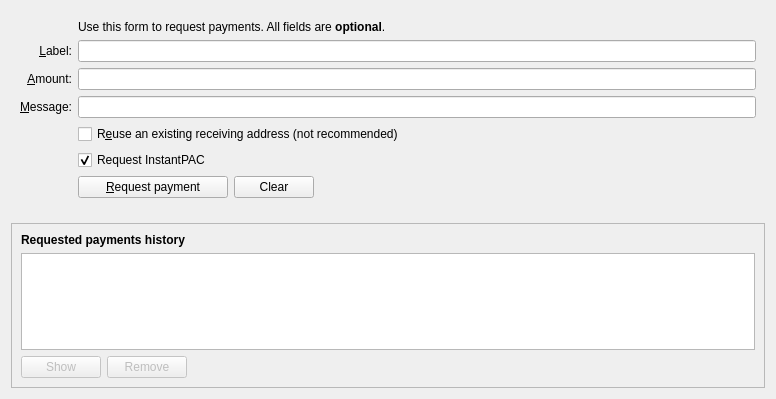
<?xml version="1.0" encoding="UTF-8"?>
<ui version="4.0">
 <class>ReceiveCoinsDialog</class>
 <widget class="QWidget" name="ReceiveCoinsDialog">
  <property name="geometry">
   <rect>
    <x>0</x>
    <y>0</y>
    <width>776</width>
    <height>399</height>
   </rect>
  </property>
  <property name="class" stdset="0">
   <string>container</string>
  </property>
  <layout class="QVBoxLayout" name="verticalLayout" stretch="0,0,1">
   <item>
    <widget class="QFrame" name="frame2">
     <property name="sizePolicy">
      <sizepolicy hsizetype="Preferred" vsizetype="Expanding">
       <horstretch>0</horstretch>
       <verstretch>0</verstretch>
      </sizepolicy>
     </property>
     <property name="styleSheet">
      <string notr="true">#frame2{border:0px;}</string>
     </property>
     <property name="frameShape">
      <enum>QFrame::StyledPanel</enum>
     </property>
     <property name="frameShadow">
      <enum>QFrame::Sunken</enum>
     </property>
     <layout class="QVBoxLayout" name="verticalLayout_3">
      <item>
       <layout class="QGridLayout" name="gridLayout">
        <item row="7" column="2">
         <widget class="QCheckBox" name="reuseAddress">
          <property name="toolTip">
           <string>Reuse one of the previously used receiving addresses.&lt;br&gt;Reusing addresses has security and privacy issues.&lt;br&gt;Do not use this unless re-generating a payment request made before.</string>
          </property>
          <property name="text">
           <string>R&amp;euse an existing receiving address (not recommended)</string>
          </property>
         </widget>
        </item>
        <item row="7" column="0">
         <widget class="QLabel" name="label_4">
          <property name="text">
           <string/>
          </property>
         </widget>
        </item>
        <item row="6" column="0">
         <widget class="QLabel" name="label_3">
          <property name="toolTip">
           <string>An optional message to attach to the payment request, which will be displayed when the request is opened. Note: The message will not be sent with the payment over the PAC network.</string>
          </property>
          <property name="text">
           <string>&amp;Message:</string>
          </property>
          <property name="alignment">
           <set>Qt::AlignRight|Qt::AlignTrailing|Qt::AlignVCenter</set>
          </property>
          <property name="buddy">
           <cstring>reqMessage</cstring>
          </property>
         </widget>
        </item>
        <item row="4" column="2">
         <widget class="QLineEdit" name="reqLabel">
          <property name="toolTip">
           <string>An optional label to associate with the new receiving address.</string>
          </property>
          <property name="class" stdset="0">
           <string>LineEdit</string>
          </property>
         </widget>
        </item>
        <item row="6" column="2">
         <widget class="QLineEdit" name="reqMessage">
          <property name="toolTip">
           <string>An optional message to attach to the payment request, which will be displayed when the request is opened.&lt;br&gt;Note: The message will not be sent with the payment over the PAC network.</string>
          </property>
          <property name="class" stdset="0">
           <string>LineEdit</string>
          </property>
         </widget>
        </item>
        <item row="2" column="2">
         <widget class="QLabel" name="label_5">
          <property name="text">
           <string>Use this form to request payments. All fields are &lt;b&gt;optional&lt;/b&gt;.</string>
          </property>
         </widget>
        </item>
        <item row="4" column="0">
         <widget class="QLabel" name="label_2">
          <property name="toolTip">
           <string>An optional label to associate with the new receiving address.</string>
          </property>
          <property name="text">
           <string>&amp;Label:</string>
          </property>
          <property name="alignment">
           <set>Qt::AlignRight|Qt::AlignTrailing|Qt::AlignVCenter</set>
          </property>
          <property name="buddy">
           <cstring>reqLabel</cstring>
          </property>
         </widget>
        </item>
        <item row="5" column="0">
         <widget class="QLabel" name="label">
          <property name="toolTip">
           <string>An optional amount to request. Leave this empty or zero to not request a specific amount.</string>
          </property>
          <property name="text">
           <string>&amp;Amount:</string>
          </property>
          <property name="alignment">
           <set>Qt::AlignRight|Qt::AlignTrailing|Qt::AlignVCenter</set>
          </property>
          <property name="buddy">
           <cstring>reqAmount</cstring>
          </property>
         </widget>
        </item>
        <item row="5" column="2">
         <widget class="BitcoinAmountField" name="reqAmount">
          <property name="minimumSize">
           <size>
            <width>80</width>
            <height>0</height>
           </size>
          </property>
          <property name="toolTip">
           <string>An optional amount to request. Leave this empty or zero to not request a specific amount.</string>
          </property>
          <property name="class" stdset="0">
           <string>LineEdit</string>
          </property>
         </widget>
        </item>
        <item row="9" column="2">
         <layout class="QHBoxLayout" name="horizontalLayout">
          <item>
           <widget class="QPushButton" name="receiveButton">
            <property name="minimumSize">
             <size>
              <width>150</width>
              <height>0</height>
             </size>
            </property>
            <property name="text">
             <string>&amp;Request payment</string>
            </property>
            <property name="class" stdset="0">
             <string>accentButton</string>
            </property>
           </widget>
          </item>
          <item>
           <widget class="QPushButton" name="clearButton">
            <property name="sizePolicy">
             <sizepolicy hsizetype="Minimum" vsizetype="Fixed">
              <horstretch>0</horstretch>
              <verstretch>0</verstretch>
             </sizepolicy>
            </property>
            <property name="toolTip">
             <string>Clear all fields of the form.</string>
            </property>
            <property name="text">
             <string>Clear</string>
            </property>
            <property name="autoDefault">
             <bool>false</bool>
            </property>
           </widget>
          </item>
          <item>
           <spacer name="horizontalSpacer">
            <property name="orientation">
             <enum>Qt::Horizontal</enum>
            </property>
            <property name="sizeHint" stdset="0">
             <size>
              <width>40</width>
              <height>20</height>
             </size>
            </property>
           </spacer>
          </item>
         </layout>
        </item>
        <item row="9" column="0">
         <widget class="QLabel" name="label_7">
          <property name="text">
           <string/>
          </property>
         </widget>
        </item>
        <item row="8" column="2">
         <widget class="QCheckBox" name="checkUseInstantSend">
          <property name="text">
           <string>Request InstantPAC</string>
          </property>
          <property name="checked">
           <bool>true</bool>
          </property>
         </widget>
        </item>
       </layout>
      </item>
     </layout>
    </widget>
   </item>
   <item>
    <spacer name="verticalSpacer_2">
     <property name="orientation">
      <enum>Qt::Vertical</enum>
     </property>
     <property name="sizeHint" stdset="0">
      <size>
       <width>20</width>
       <height>10</height>
      </size>
     </property>
    </spacer>
   </item>
   <item>
    <widget class="QFrame" name="frame">
     <property name="sizePolicy">
      <sizepolicy hsizetype="Preferred" vsizetype="Expanding">
       <horstretch>0</horstretch>
       <verstretch>0</verstretch>
      </sizepolicy>
     </property>
     <property name="frameShape">
      <enum>QFrame::StyledPanel</enum>
     </property>
     <property name="frameShadow">
      <enum>QFrame::Raised</enum>
     </property>
     <layout class="QVBoxLayout" name="verticalLayout_2">
      <item>
       <widget class="QLabel" name="label_6">
        <property name="font">
         <font>
          <weight>75</weight>
          <bold>true</bold>
         </font>
        </property>
        <property name="text">
         <string>Requested payments history</string>
        </property>
       </widget>
      </item>
      <item>
       <widget class="QTableView" name="recentRequestsView">
        <property name="contextMenuPolicy">
         <enum>Qt::CustomContextMenu</enum>
        </property>
        <property name="tabKeyNavigation">
         <bool>false</bool>
        </property>
        <property name="sortingEnabled">
         <bool>true</bool>
        </property>
       </widget>
      </item>
      <item>
       <layout class="QHBoxLayout" name="horizontalLayout_2">
        <item>
         <widget class="QPushButton" name="showRequestButton">
          <property name="enabled">
           <bool>false</bool>
          </property>
          <property name="toolTip">
           <string>Show the selected request (does the same as double clicking an entry)</string>
          </property>
          <property name="text">
           <string>Show</string>
          </property>
          <property name="autoDefault">
           <bool>false</bool>
          </property>
          <property name="class" stdset="0">
           <string>linkButton</string>
          </property>
         </widget>
        </item>
        <item>
         <widget class="QPushButton" name="removeRequestButton">
          <property name="enabled">
           <bool>false</bool>
          </property>
          <property name="toolTip">
           <string>Remove the selected entries from the list</string>
          </property>
          <property name="text">
           <string>Remove</string>
          </property>
          <property name="autoDefault">
           <bool>false</bool>
          </property>
          <property name="class" stdset="0">
           <string>linkButton</string>
          </property>
         </widget>
        </item>
        <item>
         <spacer name="horizontalSpacer_2">
          <property name="orientation">
           <enum>Qt::Horizontal</enum>
          </property>
          <property name="sizeHint" stdset="0">
           <size>
            <width>40</width>
            <height>20</height>
           </size>
          </property>
         </spacer>
        </item>
       </layout>
      </item>
     </layout>
    </widget>
   </item>
  </layout>
 </widget>
 <customwidgets>
  <customwidget>
   <class>BitcoinAmountField</class>
   <extends>QLineEdit</extends>
   <header>bitcoinamountfield.h</header>
   <container>1</container>
  </customwidget>
 </customwidgets>
 <tabstops>
  <tabstop>reqLabel</tabstop>
  <tabstop>reqAmount</tabstop>
  <tabstop>reqMessage</tabstop>
  <tabstop>reuseAddress</tabstop>
  <tabstop>receiveButton</tabstop>
  <tabstop>clearButton</tabstop>
  <tabstop>recentRequestsView</tabstop>
  <tabstop>showRequestButton</tabstop>
  <tabstop>removeRequestButton</tabstop>
 </tabstops>
 <resources>
  <include location="../paccoin.qrc"/>
 </resources>
 <connections/>
</ui>
